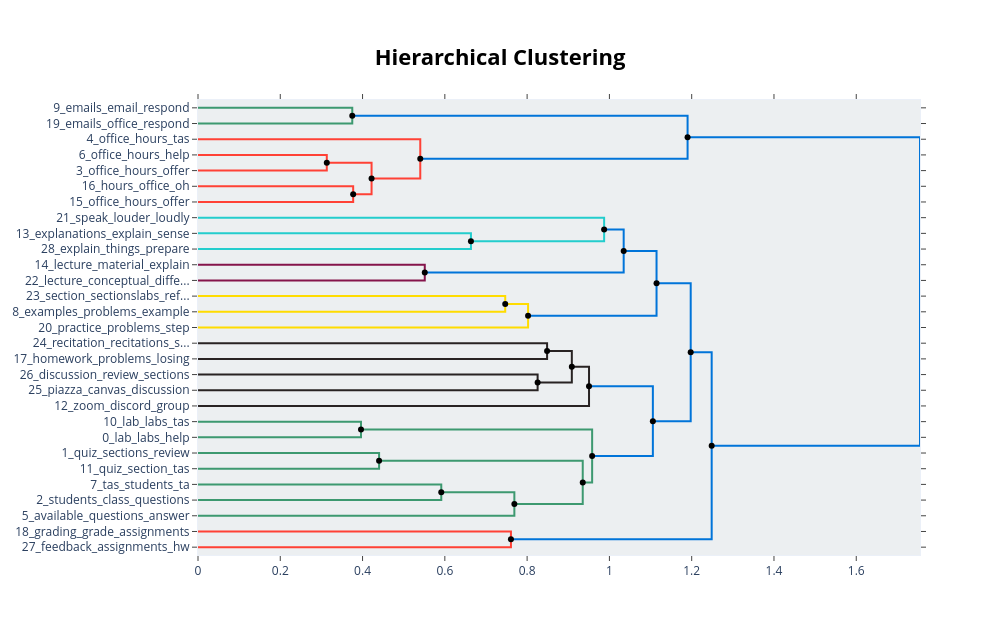

Here is the notebook cell this chart was saved with:
### Code cell
#Explore Seeded BERTopic Results using a Hierarchical Clustering Map
#This map provides suggestions as to how the topics might be combined into larger categories
seeded_hierarchical_topics = seeded_topic_model.hierarchical_topics(docs)
seeded_topic_model.visualize_hierarchy(hierarchical_topics=seeded_hierarchical_topics)

### Figure 1 — Plotly figure (JSON) as saved in the notebook; plotly's stock layout.template omitted (floating-point values rounded to 4 significant figures)
{"data": [{"hoverinfo": "text", "marker": {"color": "rgb(61,153,112)"}, "mode": "lines", "text": ["emails_email_respond_reply_quick", "", "", "emails_office_respond_email_hours"], "type": "scatter", "x": [0.0, 0.375, 0.375, 0.0], "xaxis": "x", "y": [-5.0, -5.0, -15.0, -15.0], "yaxis": "y"}, {"hoverinfo": "text", "marker": {"color": "rgb(255,65,54)"}, "mode": "lines", "text": ["office_hours_help_homework_having", "", "", "office_hours_offer_accessible_different"], "type": "scatter", "x": [0.0, 0.3131, 0.3131, 0.0], "xaxis": "x", "y": [-35.0, -35.0, -45.0, -45.0], "yaxis": "y"}, {"hoverinfo": "text", "marker": {"color": "rgb(255,65,54)"}, "mode": "lines", "text": ["hours_office_oh_2hour_considerable", "", "", "office_hours_offer_lots_hour"], "type": "scatter", "x": [0.0, 0.3772, 0.3772, 0.0], "xaxis": "x", "y": [-55.0, -55.0, -65.0, -65.0], "yaxis": "y"}, {"hoverinfo": "text", "marker": {"color": "rgb(255,65,54)"}, "mode": "lines", "text": ["office_hours_offer_different_available", "", "", "office_hours_offer_lots_oh"], "type": "scatter", "x": [0.3131, 0.4219, 0.4219, 0.3772], "xaxis": "x", "y": [-40.0, -40.0, -60.0, -60.0], "yaxis": "y"}, {"hoverinfo": "text", "marker": {"color": "rgb(255,65,54)"}, "mode": "lines", "text": ["office_hours_tas_ta_helpful", "", "", "office_hours_offer_available_different"], "type": "scatter", "x": [0.0, 0.5403, 0.5403, 0.4219], "xaxis": "x", "y": [-25.0, -25.0, -50.0, -50.0], "yaxis": "y"}, {"hoverinfo": "text", "marker": {"color": "rgb(0,116,217)"}, "mode": "lines", "text": ["emails_email_respond_reply_quickly", "", "", "office_hours_available_tas_offer"], "type": "scatter", "x": [0.375, 1.19, 1.19, 0.5403], "xaxis": "x", "y": [-10.0, -10.0, -37.5, -37.5], "yaxis": "y"}, {"hoverinfo": "text", "marker": {"color": "rgb(35,205,205)"}, "mode": "lines", "text": ["explanations_explain_sense_concept_prepare", "", "", "explain_things_prepare_alternative_communicated"], "type": "scatter", "x": [0.0, 0.6634, 0.6634, 0.0], "xaxis": "x", "y": [-85.0, -85.0, -95.0, -95.0], "yaxis": "y"}, {"hoverinfo": "text", "marker": {"color": "rgb(35,205,205)"}, "mode": "lines", "text": ["speak_louder_loudly_talking_clearly", "", "", "explain_explanations_things_prepare_indepth"], "type": "scatter", "x": [0.0, 0.9872, 0.9872, 0.6634], "xaxis": "x", "y": [-75.0, -75.0, -90.0, -90.0], "yaxis": "y"}, {"hoverinfo": "text", "marker": {"color": "rgb(133,20,75)"}, "mode": "lines", "text": ["lecture_material_explain_materials_professor", "", "", "lecture_conceptual_different_tas_material"], "type": "scatter", "x": [0.0, 0.5512, 0.5512, 0.0], "xaxis": "x", "y": [-105.0, -105.0, -115.0, -115.0], "yaxis": "y"}, {"hoverinfo": "text", "marker": {"color": "rgb(0,116,217)"}, "mode": "lines", "text": ["explanations_speak_explain_louder_clearly", "", "", "lecture_material_professor_concepts_materials"], "type": "scatter", "x": [0.9872, 1.035, 1.035, 0.5512], "xaxis": "x", "y": [-82.5, -82.5, -110.0, -110.0], "yaxis": "y"}, {"hoverinfo": "text", "marker": {"color": "rgb(255,220,0)"}, "mode": "lines", "text": ["section_sectionslabs_reference_examples_record", "", "", "examples_problems_example_work_steps"], "type": "scatter", "x": [0.0, 0.7468, 0.7468, 0.0], "xaxis": "x", "y": [-125.0, -125.0, -135.0, -135.0], "yaxis": "y"}, {"hoverinfo": "text", "marker": {"color": "rgb(255,220,0)"}, "mode": "lines", "text": ["examples_problems_example_work_steps", "", "", "practice_problems_step_problem_guided"], "type": "scatter", "x": [0.7468, 0.8023, 0.8023, 0.0], "xaxis": "x", "y": [-130.0, -130.0, -145.0, -145.0], "yaxis": "y"}, {"hoverinfo": "text", "marker": {"color": "rgb(0,116,217)"}, "mode": "lines", "text": ["lecture_explain_explanations_speak_material", "", "", "examples_problems_practice_step_problem"], "type": "scatter", "x": [1.035, 1.115, 1.115, 0.8023], "xaxis": "x", "y": [-96.25, -96.25, -137.5, -137.5], "yaxis": "y"}, {"hoverinfo": "text", "marker": {"color": "rgb(40,35,35)"}, "mode": "lines", "text": ["recitation_recitations_sections_plan_example", "", "", "homework_problems_losing_diameter_distance"], "type": "scatter", "x": [0.0, 0.8485, 0.8485, 0.0], "xaxis": "x", "y": [-155.0, -155.0, -165.0, -165.0], "yaxis": "y"}, {"hoverinfo": "text", "marker": {"color": "rgb(40,35,35)"}, "mode": "lines", "text": ["discussion_review_sections_section_discuss", "", "", "piazza_canvas_discussion_logistics_date"], "type": "scatter", "x": [0.0, 0.8255, 0.8255, 0.0], "xaxis": "x", "y": [-175.0, -175.0, -185.0, -185.0], "yaxis": "y"}, {"hoverinfo": "text", "marker": {"color": "rgb(40,35,35)"}, "mode": "lines", "text": ["homework_recitation_problems_recitations_sections", "", "", "discussion_piazza_canvas_logistics_review"], "type": "scatter", "x": [0.8485, 0.9087, 0.9087, 0.8255], "xaxis": "x", "y": [-160.0, -160.0, -180.0, -180.0], "yaxis": "y"}, {"hoverinfo": "text", "marker": {"color": "rgb(40,35,35)"}, "mode": "lines", "text": ["homework_discussion_recitation_canvas_piazza", "", "", "zoom_discord_group_hours_office"], "type": "scatter", "x": [0.9087, 0.9505, 0.9505, 0.0], "xaxis": "x", "y": [-170.0, -170.0, -195.0, -195.0], "yaxis": "y"}, {"hoverinfo": "text", "marker": {"color": "rgb(61,153,112)"}, "mode": "lines", "text": ["lab_labs_tas_think_ta", "", "", "lab_labs_help_section_time"], "type": "scatter", "x": [0.0, 0.3962, 0.3962, 0.0], "xaxis": "x", "y": [-205.0, -205.0, -215.0, -215.0], "yaxis": "y"}, {"hoverinfo": "text", "marker": {"color": "rgb(61,153,112)"}, "mode": "lines", "text": ["quiz_sections_review_exams_section", "", "", "quiz_section_tas_sections_ta"], "type": "scatter", "x": [0.0, 0.4402, 0.4402, 0.0], "xaxis": "x", "y": [-225.0, -225.0, -235.0, -235.0], "yaxis": "y"}, {"hoverinfo": "text", "marker": {"color": "rgb(61,153,112)"}, "mode": "lines", "text": ["tas_students_ta_class_professors", "", "", "students_class_questions_student_help"], "type": "scatter", "x": [0.0, 0.5913, 0.5913, 0.0], "xaxis": "x", "y": [-245.0, -245.0, -255.0, -255.0], "yaxis": "y"}, {"hoverinfo": "text", "marker": {"color": "rgb(61,153,112)"}, "mode": "lines", "text": ["students_class_tas_help_questions", "", "", "available_questions_answer_possible_willing"], "type": "scatter", "x": [0.5913, 0.769, 0.769, 0.0], "xaxis": "x", "y": [-250.0, -250.0, -265.0, -265.0], "yaxis": "y"}, {"hoverinfo": "text", "marker": {"color": "rgb(61,153,112)"}, "mode": "lines", "text": ["quiz_sections_section_review_exams", "", "", "students_questions_available_help_answer"], "type": "scatter", "x": [0.4402, 0.9352, 0.9352, 0.769], "xaxis": "x", "y": [-230.0, -230.0, -257.5, -257.5], "yaxis": "y"}, {"hoverinfo": "text", "marker": {"color": "rgb(61,153,112)"}, "mode": "lines", "text": ["lab_labs_help_section_time", "", "", "quiz_students_questions_sections_section"], "type": "scatter", "x": [0.3962, 0.958, 0.958, 0.9352], "xaxis": "x", "y": [-210.0, -210.0, -243.8, -243.8], "yaxis": "y"}, {"hoverinfo": "text", "marker": {"color": "rgb(0,116,217)"}, "mode": "lines", "text": ["zoom_discussion_homework_recitation_canvas", "", "", "lab_quiz_labs_students_questions"], "type": "scatter", "x": [0.9505, 1.106, 1.106, 0.958], "xaxis": "x", "y": [-182.5, -182.5, -226.9, -226.9], "yaxis": "y"}, {"hoverinfo": "text", "marker": {"color": "rgb(0,116,217)"}, "mode": "lines", "text": ["examples_lecture_problems_practice_explain", "", "", "lab_quiz_questions_labs_students"], "type": "scatter", "x": [1.115, 1.198, 1.198, 1.106], "xaxis": "x", "y": [-116.9, -116.9, -204.7, -204.7], "yaxis": "y"}, {"hoverinfo": "text", "marker": {"color": "rgb(255,65,54)"}, "mode": "lines", "text": ["grading_grade_assignments_quicker_faster", "", "", "feedback_assignments_hw_insightful_poorly"], "type": "scatter", "x": [0.0, 0.7607, 0.7607, 0.0], "xaxis": "x", "y": [-275.0, -275.0, -285.0, -285.0], "yaxis": "y"}, {"hoverinfo": "text", "marker": {"color": "rgb(0,116,217)"}, "mode": "lines", "text": ["lab_quiz_questions_section_students", "", "", "feedback_grading_assignments_grade_faster"], "type": "scatter", "x": [1.198, 1.249, 1.249, 0.7607], "xaxis": "x", "y": [-160.8, -160.8, -280.0, -280.0], "yaxis": "y"}, {"hoverinfo": "text", "marker": {"color": "rgb(0,116,217)"}, "mode": "lines", "text": ["office_hours_emails_email_respond", "", "", "lab_quiz_questions_section_students"], "type": "scatter", "x": [1.19, 1.755, 1.755, 1.249], "xaxis": "x", "y": [-23.75, -23.75, -220.4, -220.4], "yaxis": "y"}, {"hoverinfo": "text", "hovertext": ["office_hours_offer_different_available", "emails_email_respond_reply_quickly", "explanations_speak_explain_louder_clearly", "examples_problems_example_work_steps", "lecture_explain_explanations_speak_material", "homework_recitation_problems_recitations_sections", "homework_discussion_recitation_canvas_piazza", "students_class_tas_help_questions", "quiz_sections_section_review_exams", "lab_labs_help_section_time", "zoom_discussion_homework_recitation_canvas", "examples_lecture_problems_practice_explain", "lab_quiz_questions_section_students", "office_hours_emails_email_respond"], "marker": {"color": "black"}, "mode": "markers", "showlegend": false, "type": "scatter", "x": [0.3131, 0.375, 0.9872, 0.7468, 1.035, 0.8485, 0.9087, 0.5913, 0.4402, 0.3962, 0.9505, 1.115, 1.198, 1.19], "y": [-40, -10, -82.5, -130, -96.25, -160, -170, -250, -230, -210, -182.5, -116.9, -160.8, -23.75]}, {"hoverinfo": "text", "hovertext": ["office_hours_offer_lots_oh", "office_hours_offer_available_different", "office_hours_available_tas_offer", "explain_explanations_things_prepare_indepth", "lecture_material_professor_concepts_materials", "examples_problems_practice_step_problem", "discussion_piazza_canvas_logistics_review", "students_questions_available_help_answer", "quiz_students_questions_sections_section", "lab_quiz_labs_students_questions", "lab_quiz_questions_labs_students", "feedback_grading_assignments_grade_faster", "lab_quiz_questions_section_students"], "marker": {"color": "black"}, "mode": "markers", "showlegend": false, "type": "scatter", "x": [0.3772, 0.4219, 0.5403, 0.6634, 0.5512, 0.8023, 0.8255, 0.769, 0.9352, 0.958, 1.106, 0.7607, 1.249], "y": [-60, -50, -37.5, -90, -110, -137.5, -180, -257.5, -243.8, -226.9, -204.7, -280, -220.4]}], "layout": {"autosize": false, "height": 635, "hoverlabel": {"bgcolor": "white", "font": {"family": "Rockwell", "size": 16}}, "hovermode": "closest", "plot_bgcolor": "#ECEFF1", "showlegend": false, "title": {"font": {"color": "Black", "size": 22}, "text": "<b>Hierarchical Clustering</b>", "x": 0.5, "xanchor": "center", "yanchor": "top"}, "width": 1000, "xaxis": {"mirror": "allticks", "rangemode": "tozero", "showgrid": false, "showline": true, "showticklabels": true, "ticks": "outside", "type": "linear", "zeroline": false}, "yaxis": {"mirror": "allticks", "range": [-290, 0], "rangemode": "tozero", "showgrid": false, "showline": true, "showticklabels": true, "tickmode": "array", "ticks": "outside", "ticktext": ["9_emails_email_respond", "19_emails_office_respond", "4_office_hours_tas", "6_office_hours_help", "3_office_hours_offer", "16_hours_office_oh", "15_office_hours_offer", "21_speak_louder_loudly", "13_explanations_explain_sense", "28_explain_things_prepare", "14_lecture_material_explain", "22_lecture_conceptual_diffe...", "23_section_sectionslabs_ref...", "8_examples_problems_example", "20_practice_problems_step", "24_recitation_recitations_s...", "17_homework_problems_losing", "26_discussion_review_sections", "25_piazza_canvas_discussion", "12_zoom_discord_group", "10_lab_labs_tas", "0_lab_labs_help", "1_quiz_sections_review", "11_quiz_section_tas", "7_tas_students_ta", "2_students_class_questions", "5_available_questions_answer", "18_grading_grade_assignments", "27_feedback_assignments_hw"], "tickvals": [-5, -15, -25, -35, -45, -55, -65, -75, -85, -95, -105, -115, -125, -135, -145, -155, -165, -175, -185, -195, -205, -215, -225, -235, -245, -255, -265, -275, -285], "type": "linear", "zeroline": false}}}
